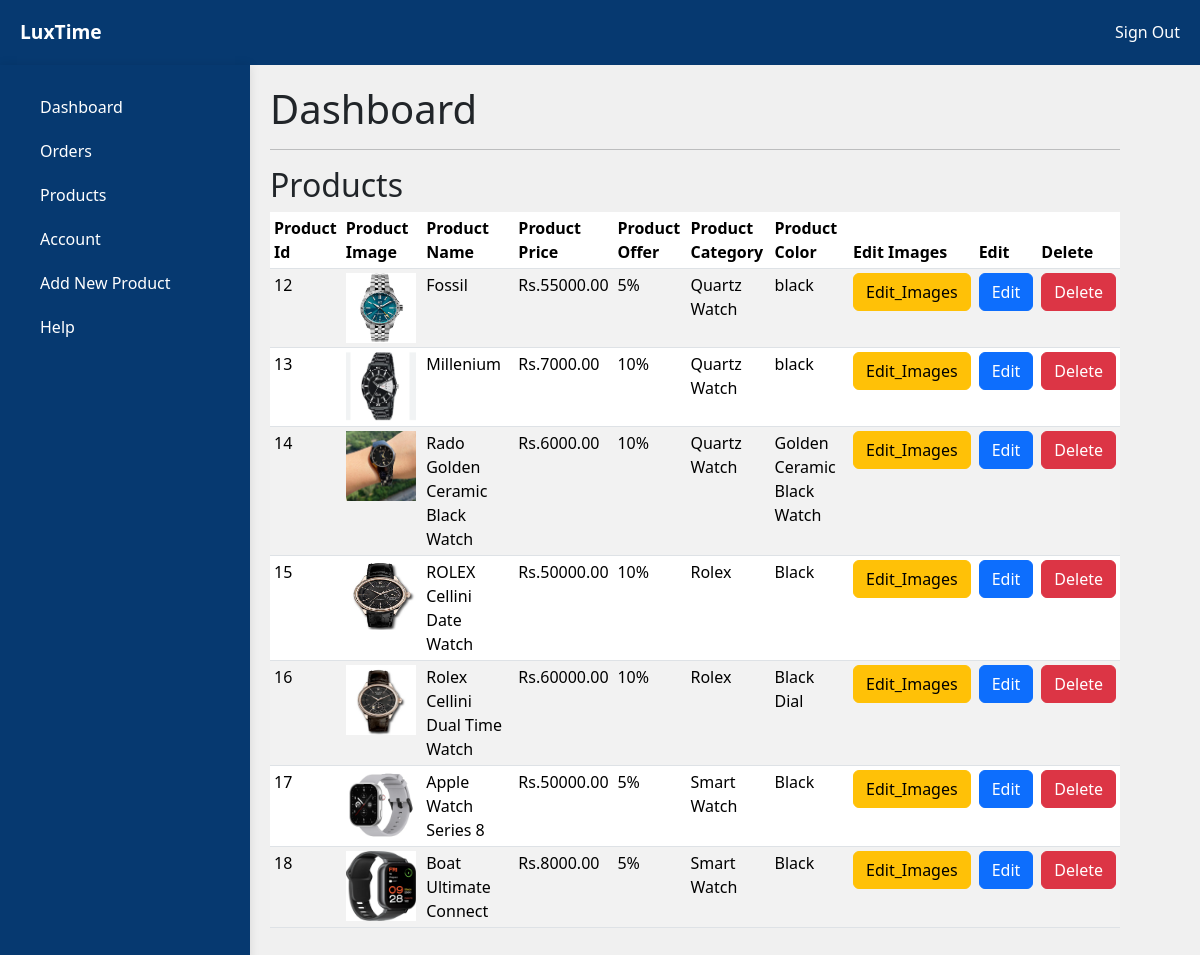
Screenshot of /admin/products.php (signed in) with the database file from the repository.
### tables this page shows
CREATE TABLE `products` (
  `product_id` int(11) NOT NULL,
  `product_name` varchar(100) NOT NULL,
  `product_category` varchar(108) NOT NULL,
  `product_description` varchar(255) NOT NULL,
  `product_image` varchar(255) NOT NULL,
  `product_image2` varchar(255) DEFAULT NULL,
  `product_image3` varchar(255) DEFAULT NULL,
  `product_image4` varchar(255) DEFAULT NULL,
  `product_price` decimal(10,2) NOT NULL,
  `product_special_offer` int(2) DEFAULT NULL,
  `product_color` varchar(108) DEFAULT NULL
);

### admin/products.php (the view, shortened to what this page needs)
<?php
include('header.php');
    $stmt = $conn->prepare("SELECT * FROM products");
    $stmt->execute();
    $products = $stmt->get_result();
?>
    <div class="container">
        <div class="sidebar">
            <?php include 'sidemenu.php'; ?>
        </div>
        <div class="content">
            <h1>Dashboard</h1>
            <hr>
            <h2>Products</h2>
           <div class = "table-responsive">
                <table class="table table-striped table-sm">
                    <thead>
                        <tr>
                            <th scope="col">Product Id</th>
                            <th scope="col">Product Image</th>
                            <th scope="col">Product Name</th>
                            <th scope="col">Product Price</th>
                            <th scope="col">Product Offer</th>
                            <th scope="col">Product Category</th>
                            <th scope="col">Product Color</th>
                            <th scope="col">Edit Images</th>
                            <th scope="col">Edit</th>
                            <th scope="col">Delete</th>
                        </tr>
                    </thead>
                    <tbody>
                        <?php foreach($products as $product) { ?>
                            <tr>
                                <td><?php echo $product['product_id'];  ?></td>
                                <td><img src="<?php echo "../assets/imgs/". $product['product_image'];  ?>" style="width:70px; height:70px; " ></td>
                                <td><?php echo $product['product_name'];  ?></td>
                                <td>Rs.<?php echo $product['product_price'];  ?></td>
                                <td><?php echo $product['product_special_offer'];  ?>%</td>
                                <td><?php echo $product['product_category'];  ?></td>
                                <td><?php echo $product['product_color'];  ?></td>
                                <td><a class="btn btn-warning" href="<?php echo "edit_images.php?product_id=".$product['product_id']."&product_name=".$product['product_name']; ?>">Edit_Images</a></td>
                                <td><a class="btn btn-primary" href="edit_product.php?product_id=<?php echo $product['product_id']; ?>">Edit</a></td>
                                <td><a class="btn btn-danger" href="delete_product.php?product_id=<?php echo $product['product_id']; ?>">Delete</a></td>
                            </tr>
                        <?php } ?>
                    </tbody>
                </table>
           </div>
        </div>
    </div>
</body>
</html>

### admin/styles.css (style rules this page uses)
body { font-family: 'Segoe UI', Tahoma, Geneva, Verdana, sans-serif; margin: 0; padding: 0; background-color: #f0f0f0; }
.container { display: flex; position: absolute; left: 0; margin: 0; padding: 0; }
.sidebar { background-color: #063970; width: 250px; min-height: 100vh; box-shadow: 0 0 10px rgba(0, 0, 0, 0.1); }
.content { flex: 1; padding: 20px; }

### rows the page displays
products: product_id "12", product_image (picture), product_name "Fossil", product_price "55000.00", product_special_offer "5", product_category "Quartz Watch", product_color "black"
products: product_id "13", product_image (picture), product_name "Millenium", product_price "7000.00", product_special_offer "10", product_category "Quartz Watch", product_color "black"
products: product_id "14", product_image (picture), product_name "Rado Golden Ceramic Black Watch", product_price "6000.00", product_special_offer "10", product_category "Quartz Watch", product_color "Golden Ceramic Black Watch"
products: product_id "15", product_image (picture), product_name "ROLEX Cellini Date Watch", product_price "50000.00", product_special_offer "10", product_category "Rolex", product_color "Black"
products: product_id "16", product_image (picture), product_name "Rolex Cellini Dual Time Watch", product_price "60000.00", product_special_offer "10", product_category "Rolex", product_color "Black Dial"
products: product_id "17", product_image (picture), product_name "Apple Watch Series 8", product_price "50000.00", product_special_offer "5", product_category "Smart Watch", product_color "Black"
products: product_id "18", product_image (picture), product_name "Boat Ultimate Connect", product_price "8000.00", product_special_offer "5", product_category "Smart Watch", product_color "Black"
